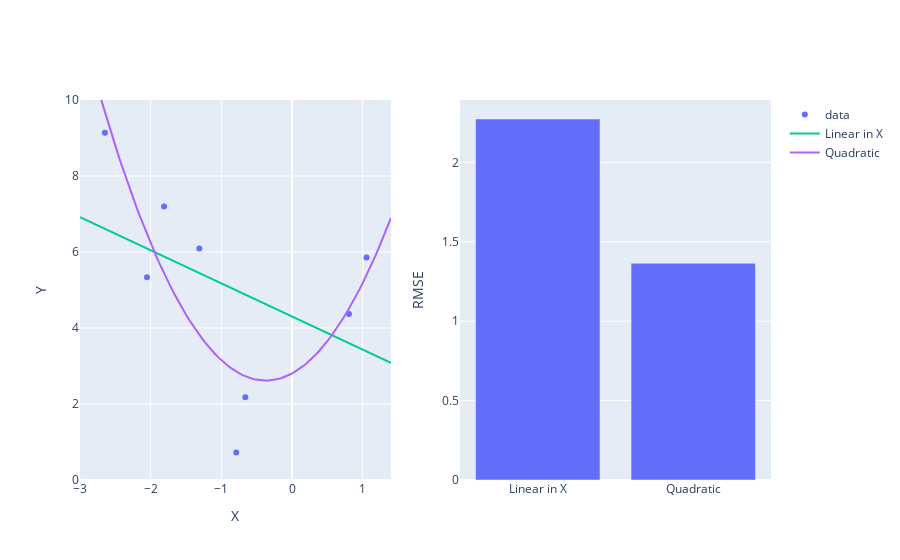

The notebook cell saved with this chart:
### Code cell
model = LinearRegression()
model.fit(phi_polynomials(data[["X"]].to_numpy(), p=2), data[["Y"]])
evaluate_model("Quadratic", model, lambda x: phi_polynomials(x, p=2), models)
